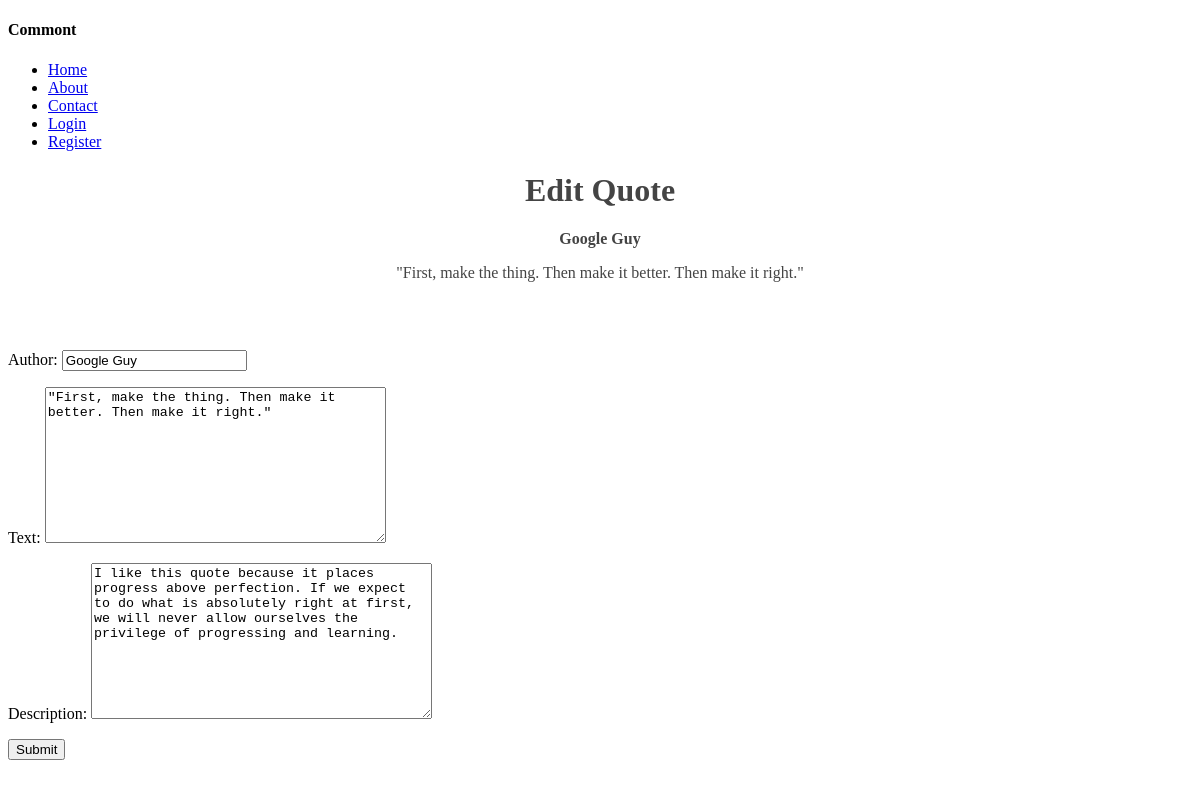
/quote/google-guy/edit/, run on an earlier commit of the app's database.
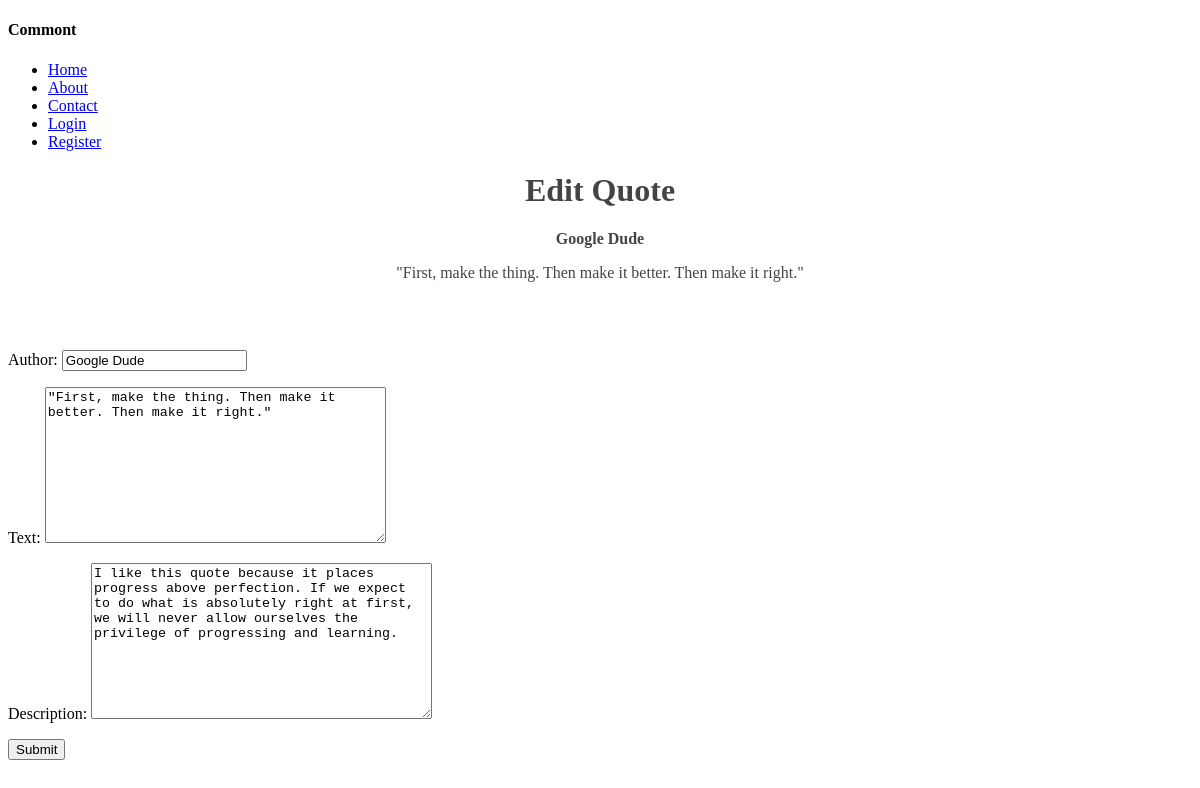
And on a later commit of the database.
### collection/models.py (models this page shows)
class Quote(models.Model):
    author = models.CharField(max_length=255)
    text = models.TextField()
    description = models.TextField()
    slug = models.SlugField(unique=True)
    user = models.OneToOneField(User, blank=True, null=True)

### collection/views.py (the view)
# urls.py: url(r'^quote/(?P<slug>[-\w]+)/edit/$', 'collection.views.edit_quote', name='edit_quote'),
def edit_quote(request, slug):
    quote = Quote.objects.get(slug=slug)
    form_class = QuoteForm
    if request.method == 'POST':
        form = form_class(data=request.POST, instance=quote)
        if form.is_valid():
            form.save()
            return redirect('quote_detail', slug=quote.slug)
    else:
        form = form_class(instance=quote)
    return render(request, 'edit_quote.html', {
        'quote': quote,
        'form': form,
    })

### collection/forms.py
class QuoteForm(ModelForm):
    class Meta:
        model = Quote
        fields = ('author', 'text', 'description')

### collection/templates/edit_quote.html (shortened to what this page needs)
{% extends 'layouts/base.html' %}
{% block content %}
    <h1 class="title">Edit Quote</h1>
    <p class="sub-title"><strong>{{ quote.author }}</strong></p>
    <p class="sub-title">{{ quote.text }}</p>
    <br />
    <br />
    <form role="form" action="" method="post">
        {{ form.as_p }}
        <button type="submit">Submit</button>
    </form>
{% endblock %}

What changed in the data, as far as the page shows it:
changed Quote "\"First, make the thing. Then make it better. Then make it right.\"": author "Google Guy" → "Google Dude"
